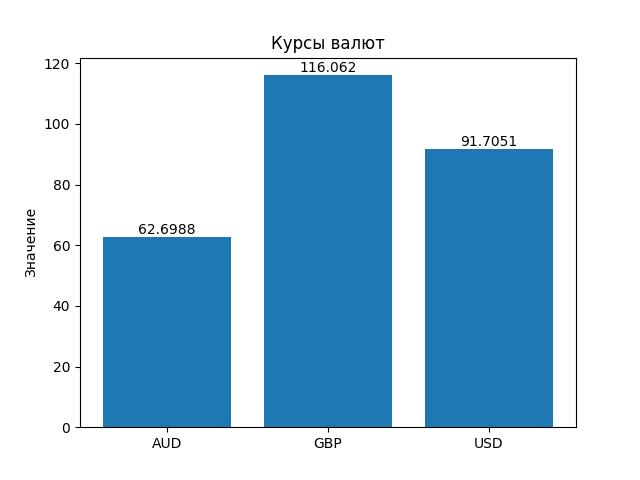

This figure's Python source:
from datetime import datetime
from decimal import Decimal

import requests


class CurrenciesLst():

    """
    Класс для работы с курсами валют.
    Методы:
    - get_currencies(): Получает курсы валют с сайта Центрального Банка России.
    - __get_valute(id: str) -> dict: Возвращает информацию о валюте по ее идентификатору.
    - __getitem__(id): Возвращает информацию о валюте по ее идентификатору.
    - select_valute(id: str) -> None: Выбирает валюту для отслеживания.
    - get_currencies_ids_lst() -> list: Возвращает список идентификаторов отслеживаемых валют.
    - get_last_update(): Возвращает время последнего обновления информации о валютах.
    - visualize_currencies(): Визуализирует курсы валют и сохраняет график в файл currencies.jpg.
    """
    
    def __init__(self):
        """
        Инициализирует объект CurrenciesLst.
        """
        self.__currencies_ids_lst = []
        self.__cur_lst = []
        self.__req_time = None
    
    def get_currencies(self) -> list:
        """
        Получает курсы валют с сайта Центрального Банка России.
        Возвращает:
        - list: Список словарей с информацией о валютах.
        """
        from xml.etree import ElementTree as ET
    
        cur_res_str = requests.get('http://www.cbr.ru/scripts/XML_daily.asp')
        self.__req_time = datetime.now()
        root = ET.fromstring(cur_res_str.content)
        valutes = root.findall("Valute")
        for _v in valutes:
            valute_id = _v.get('ID')
            valute = {}
            if (str(valute_id) in self.__currencies_ids_lst):
                valute_cur_name  = _v.find('Name').text
                valute_cur_val = Decimal(_v.find('Value').text.replace(',', '.'))
                valute_charcode = _v.find('CharCode').text
                
                valute[valute_charcode] = (valute_cur_name, valute_cur_val)
                
                self.__cur_lst.append(valute)

        return self.__cur_lst

    def __get_valute(self, id: str) -> dict:
        """
        Возвращает информацию о валюте по ее идентификатору.
        Параметры:
        - id (str): Идентификатор валюты.
        Возвращает:
        - dict: Информация о валюте.
        """
        for valute in self.__cur_lst:
            if id in valute:
                return valute[id]
        return { id: None }

    def __getitem__(self, id):
        """
        Возвращает информацию о валюте по ее идентификатору.
        Параметры:
        - id: Идентификатор валюты.
        Возвращает:
        - dict: Информация о валюте.
        """
        return self.__get_valute(id)
    
    def select_valute(self, id: str) -> None:
        """
        Выбирает валюту для отслеживания.
        Параметры:
        - id (str): Идентификатор валюты.
        Возвращает:
        - None
        """
        self.__currencies_ids_lst.append(id)

    def get_currencies_ids_lst(self) -> list:
        """
        Возвращает список идентификаторов отслеживаемых валют.
        Возвращает:
        - list: Список идентификаторов валют.
        """
        return self.__currencies_ids_lst
    
    def get_last_update(self):
        """
        Возвращает время последнего обновления информации о валютах.
        Возвращает:
        - datetime: Время последнего обновления.
        """
        return self.__req_time
    
    def visualize_currencies(self):
        """
        Визуализирует курсы валют и сохраняет график в файл currencies.jpg.
        Возвращает:
        - None
        """
        import matplotlib.pyplot as plt
        
        fig, ax = plt.subplots()
        currencies = []
        values = []
        
        for curr in self.__cur_lst:
            for c, v in curr.items():
                currencies.append(c)
                values.append(v[1])

        bars = ax.bar(currencies, values)
        ax.bar_label(bars)
        ax.set_ylabel('Значение') 
        ax.set_title('Курсы валют')
    
        plt.savefig('currencies.jpg')

    def __del__(self):
        """
        Деструктор объекта CurrenciesLst.
        Освобождает ресурсы, связанные с объектом.
        """
        del self.__currencies_ids_lst
        del self.__cur_lst
        del self.__req_time